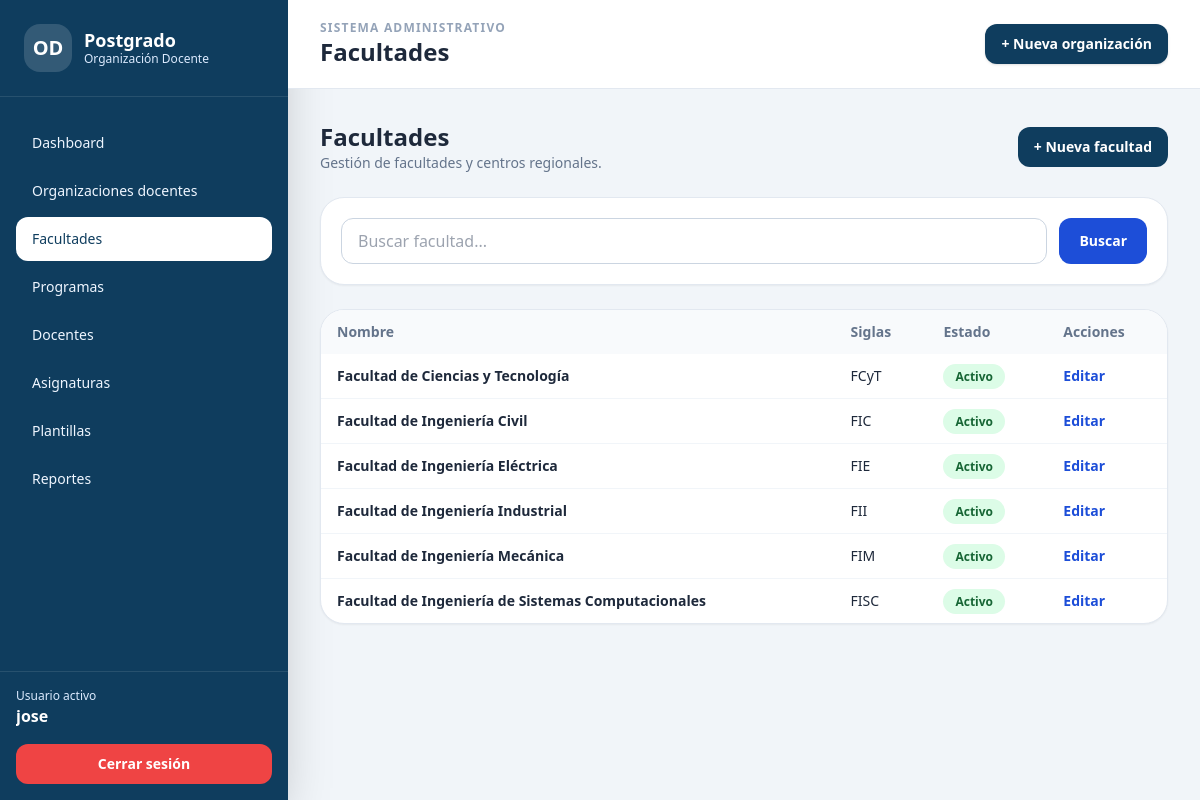
The page /facultades/ (signed in) on the database its author committed.
### organizacion_docente/models.py (models this page shows, shortened)
class ModeloBase(models.Model):
    creado_en = models.DateTimeField(auto_now_add=True)
    actualizado_en = models.DateTimeField(auto_now=True)
    class Meta:
        abstract = True

class Facultad(ModeloBase):
    nombre = models.CharField(
        max_length=150,
        unique=True,
        verbose_name="Nombre de la facultad"
    )
    siglas = models.CharField(
        max_length=20,
        blank=True,
        null=True,
        verbose_name="Siglas"
    )
    activo = models.BooleanField(
        default=True,
        verbose_name="Activo"
    )
    class Meta:
        verbose_name = "Facultad"
        verbose_name_plural = "Facultades"
        ordering = ["nombre"]

### organizacion_docente/views.py (the view)
@login_required
def facultad_listado(request):
    facultades = Facultad.objects.all().order_by("nombre")
    q = request.GET.get("q")
    if q:
        facultades = facultades.filter(
            Q(nombre__icontains=q)
            | Q(siglas__icontains=q)
        )
    page_obj = paginar_queryset(request, facultades, cantidad=15)
    context = {
        "titulo": "Facultades",
        "facultades": page_obj,
        "page_obj": page_obj,
        "q": q,
    }
    return render(
        request,
        "organizacion_docente/facultad_list.html",
        context
    )

### organizacion_docente/views.py (called while the page is built)
def paginar_queryset(request, queryset, cantidad=15):
    paginator = Paginator(queryset, cantidad)
    numero_pagina = request.GET.get("page")
    return paginator.get_page(numero_pagina)

### templates/organizacion_docente/facultad_list.html (shortened to what this page needs)
{% extends "base.html" %}
{% block header %}Facultades{% endblock %}
{% block content %}
<div class="flex items-center justify-between mb-6">
    <div>
        <h3 class="text-2xl font-black text-slate-800">Facultades</h3>
        <p class="text-sm text-slate-500">Gestión de facultades y centros regionales.</p>
    </div>
    <a href="{% url 'facultad_crear' %}" class="rounded-xl bg-[#0f3d5e] px-4 py-2.5 text-sm font-bold text-white hover:bg-[#115b83]">
        + Nueva facultad
    </a>
</div>
<div class="bg-white rounded-3xl border border-slate-200 shadow-sm p-5 mb-6">
    <form method="get" class="flex gap-3">
        <input type="text" name="q" value="{{ q|default:'' }}" placeholder="Buscar facultad..."
               class="w-full rounded-xl border border-slate-300 px-4 py-2.5 focus:ring-2 focus:ring-blue-200">
        <button class="rounded-xl bg-blue-700 px-5 py-2.5 text-sm font-bold text-white">Buscar</button>
    </form>
</div>
<div class="bg-white rounded-3xl border border-slate-200 shadow-sm overflow-hidden">
    <table class="min-w-full text-sm">
        <thead class="bg-slate-50 text-left text-slate-500">
            <tr>
                <th class="px-4 py-3">Nombre</th>
                <th class="px-4 py-3">Siglas</th>
                <th class="px-4 py-3">Estado</th>
                <th class="px-4 py-3">Acciones</th>
            </tr>
        </thead>
        <tbody class="divide-y divide-slate-100">
            {% for item in facultades %}
                <tr>
                    <td class="px-4 py-3 font-bold">{{ item.nombre }}</td>
                    <td class="px-4 py-3">{{ item.siglas|default:"-" }}</td>
                    <td class="px-4 py-3">
                        {% if item.activo %}
                            <span class="rounded-full bg-green-100 text-green-800 px-3 py-1 text-xs font-bold">Activo</span>
                        {% else %}
                            <span class="rounded-full bg-red-100 text-red-800 px-3 py-1 text-xs font-bold">Inactivo</span>
                        {% endif %}
                    </td>
                    <td class="px-4 py-3">
                        <a href="{% url 'facultad_editar' item.pk %}" class="font-bold text-blue-700 hover:underline">Editar</a>
                    </td>
                </tr>
            {% empty %}
                <tr>
                    <td colspan="4" class="px-4 py-8 text-center text-slate-500">No hay facultades registradas.</td>
                </tr>
            {% endfor %}
        </tbody>
    </table>
</div>
{% endblock %}

### templates/base.html (shortened to what this page needs)
{% load static %}
<!DOCTYPE html>
<html lang="es">
<head>
    <script src="https://cdn.tailwindcss.com"></script>
</head>
<body class="bg-slate-100 text-slate-800">
<div class="min-h-screen flex">
    <aside class="hidden lg:flex lg:w-72 lg:flex-col bg-[#0f3d5e] text-white shadow-2xl">
        <div class="p-6 border-b border-white/10">
            <div class="flex items-center gap-3">
                <div class="w-12 h-12 rounded-2xl bg-white/15 flex items-center justify-center font-black text-xl">
                    OD
                </div>
                <div>
                    <h1 class="font-black text-lg leading-tight">Postgrado</h1>
                    <p class="text-xs text-blue-100">Organización Docente</p>
                </div>
            </div>
        </div>
        <nav class="flex-1 px-4 py-6 space-y-1 text-sm font-medium">
            <a href="{% url 'dashboard' %}"
               class="block px-4 py-3 rounded-xl {% if request.resolver_match.url_name == 'dashboard' %}bg-white text-[#0f3d5e]{% else %}hover:bg-white/10 text-blue-50{% endif %}">
                Dashboard
            </a>
            <a href="{% url 'organizacion_listado' %}"
               class="block px-4 py-3 rounded-xl {% if 'organizacion' in request.resolver_match.url_name %}bg-white text-[#0f3d5e]{% else %}hover:bg-white/10 text-blue-50{% endif %}">
                Organizaciones docentes
            </a>
            <a href="{% url 'facultad_listado' %}"
               class="block px-4 py-3 rounded-xl {% if 'facultad' in request.resolver_match.url_name %}bg-white text-[#0f3d5e]{% else %}hover:bg-white/10 text-blue-50{% endif %}">
                Facultades
            </a>
            <a href="{% url 'programa_listado' %}"
               class="block px-4 py-3 rounded-xl {% if 'programa' in request.resolver_match.url_name %}bg-white text-[#0f3d5e]{% else %}hover:bg-white/10 text-blue-50{% endif %}">
                Programas
            </a>
            <a href="{% url 'docente_listado' %}"
               class="block px-4 py-3 rounded-xl {% if 'docente' in request.resolver_match.url_name %}bg-white text-[#0f3d5e]{% else %}hover:bg-white/10 text-blue-50{% endif %}">
                Docentes
            </a>
            <a href="{% url 'asignatura_listado' %}"
               class="block px-4 py-3 rounded-xl {% if 'asignatura' in request.resolver_match.url_name %}bg-white text-[#0f3d5e]{% else %}hover:bg-white/10 text-blue-50{% endif %}">
                Asignaturas
            </a>
            <a href="{% url 'plantilla_listado' %}"
               class="block px-4 py-3 rounded-xl {% if 'plantilla' in request.resolver_match.url_name %}bg-white text-[#0f3d5e]{% else %}hover:bg-white/10 text-blue-50{% endif %}">
                Plantillas
            </a>
            <a href="{% url 'reportes' %}"
               class="block px-4 py-3 rounded-xl {% if request.resolver_match.url_name == 'reportes' %}bg-white text-[#0f3d5e]{% else %}hover:bg-white/10 text-blue-50{% endif %}">
                Reportes
            </a>
        </nav>
        <div class="p-4 border-t border-white/10">
            <p class="text-xs text-blue-100">Usuario activo</p>
            <p class="font-bold text-white truncate">{{ request.user.username }}</p>
            <form method="post" action="{% url 'logout' %}" class="mt-4">
                <button class="w-full rounded-xl bg-red-500 px-4 py-2.5 text-sm font-bold text-white hover:bg-red-600 transition">
                    Cerrar sesión
                </button>
            </form>
        </div>
    </aside>
    <main class="flex-1 min-w-0">
        <header class="bg-white border-b border-slate-200 px-4 md:px-8 py-5 sticky top-0 z-20">
            <div class="flex items-center justify-between gap-4">
                <div>
                    <p class="text-xs uppercase tracking-widest text-slate-400 font-bold">
                        Sistema administrativo
                    </p>
                    <h2 class="text-xl md:text-2xl font-black text-slate-800">
                        {% block header %}Control de Organización Docente{% endblock %}
                    </h2>
                </div>
                <a href="{% url 'organizacion_crear' %}"
                   class="hidden md:inline-flex items-center rounded-xl bg-[#0f3d5e] px-4 py-2.5 text-sm font-bold text-white hover:bg-[#115b83] shadow">
                    + Nueva organización
                </a>
            </div>
        </header>
        <section class="p-4 md:p-8">
            {% block content %}{% endblock %}
        </section>
    </main>
</div>
</body>
</html>

### rows shown on the page
Facultad: nombre "Facultad de Ciencias y Tecnología", siglas "FCyT", activo "Activo"
Facultad: nombre "Facultad de Ingeniería Civil", siglas "FIC", activo "Activo"
Facultad: nombre "Facultad de Ingeniería Eléctrica", siglas "FIE", activo "Activo"
Facultad: nombre "Facultad de Ingeniería Industrial", siglas "FII", activo "Activo"
Facultad: nombre "Facultad de Ingeniería Mecánica", siglas "FIM", activo "Activo"
Facultad: nombre "Facultad de Ingeniería de Sistemas Computacionales", siglas "FISC", activo "Activo"

### other values the page prints
{{ request.user.username }} "jose"
